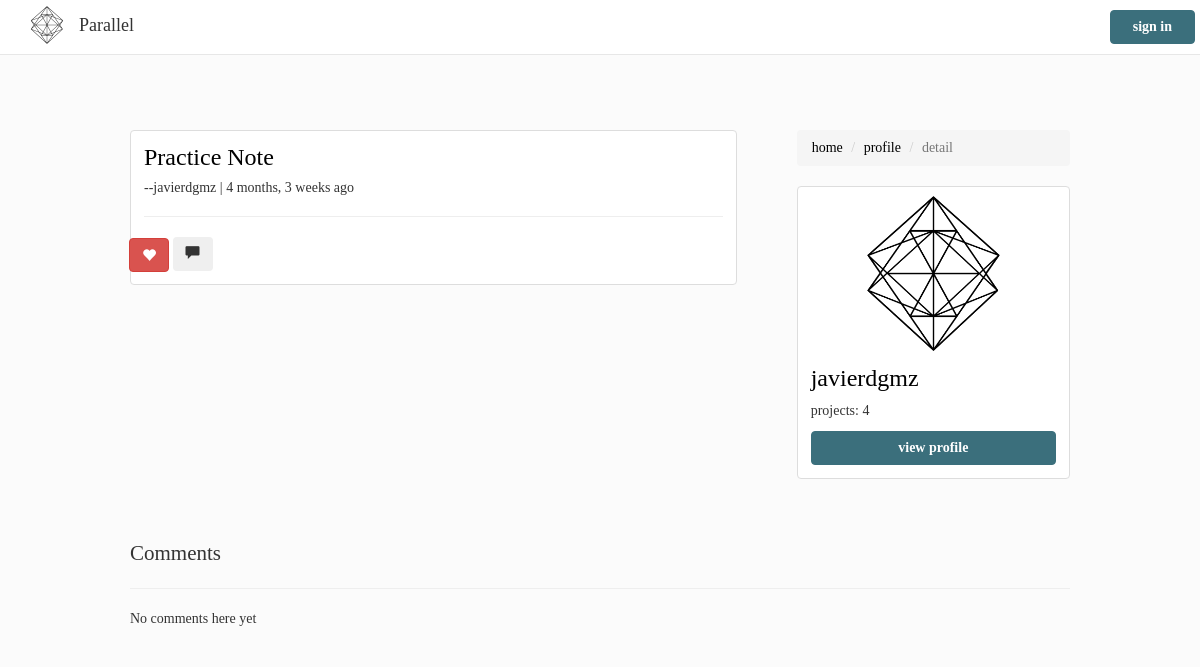
The app's page /5/ with its own data.
### main_app/models.py (models this page shows, shortened)
class Project(models.Model):
    user = models.ForeignKey(User)
    slug = models.SlugField(unique=True)
    name = models.CharField(max_length=100)
    timestamp = models.DateTimeField(auto_now_add=True)
    content = models.TextField(blank=True)
    document = models.FileField(upload_to='project_files', verbose_name='document')
    item_type = 'project'

### main_app/views.py (the view)
# urls.py: url(r'^(?P<id>\d+)/$', views.detail, name='detail'),
def detail(request, id):
    projects = Project.objects.all()
    project = get_object_or_404(Project, id=id)
    context = {
        'project':project,
        'projects':projects,
    }
    return render(request, 'detail.html', context)

### main_app/templates/detail.html (shortened to what this page needs)
{% extends 'base.html' %}
{% load staticfiles %}
{% load bootstrap3 %}
{% block content %}
<div class="container-fluid shrink" style="margin-top: 75px">
    <div class="row">
        <div class="col-sm-4 col-sm-push-8">
            <div class="col-sm-12">
            <ol class="breadcrumb">
                <li><a href="{% url 'index' %}">home</a></li>
                <li><a href="{% url 'profile' project.user %}">profile</a></li>
                <li class="active">detail</li>
            </ol>
                <div class="thumbnail">
                    <img id="detail-img" src="{% static 'images/B4.png' %}" alt="profile-img">
                    <div class="caption">
                        <a href="{% url 'profile' project.user %}"><h3>{{ project.user }}</h3></a>
                        <p>projects: {{ projects.count }}</p>
                        <a href="{% url 'profile' project.user %}"><button class="btn btn-default green" role="button">view profile</button></a>
                    </div>
                </div>
            </div>
        </div>
        <div class="col-sm-8 col-sm-pull-4">
            <div class="col-sm-12">
                <div class="thumbnail">
                    <div class="caption">
                        {% if project.document %}
                            <a href="{{ project.document.url}}"><h3>{{ project.name }}</h3></a>
                        {% else %}
                        <h3>{{ project.name }}</h3>
                        {% endif %}
                        <h5>--{{ project.user }} | {{ project.timestamp|timesince }} ago</h5>
                        <hr/>
                        <div class="row">
                            <button id="likes" data-id="{{ project.id }}" class="btn btn-mini btn-danger glyphicon glyphicon-heart" type="button">
                            </button>
                            <button id="comment2" class="btn btn-mini" type="button"><span class="glyphicon glyphicon-comment" aria-hidden="true">
                        </div>
                    </div>
                </div>
            </div>
        </div>
    </div>
    <br/><br/>
    <div class="container-fluid">
    <p class='lead'>Comments</p>
    <hr>
        {% for comment in project.comments.all %}
            <blockquote class="well">
                <p>{{ comment.comment }}</p>
                <footer>via {{ comment.author }} | {{ comment.timestamp|timesince }} ago</footer>
            </blockquote>
        {% empty %}
            <p>No comments here yet</p>
        {% endfor %}
    </div>
</div>
{% endblock %}

### main_app/static/css/main.css (style rules this page uses)
body { font-family: quicksand; background: #FBFBFB; overflow-x: hidden; }
body a { color: #000; }
h3 { padding-top: 0; margin-top: 0; }
li { list-style-type: none !important; }
.green { width: 100%; background: #3B6F7C; color: white; border: 1px solid #3B6F7C; font-weight: bold; }
.shrink { width: 1000px; }

### records on screen
Project: user "javierdgmz", name "Practice Note", timestamp "4 months, 3 weeks"

### other values on screen
{{ projects.count }} "4"
